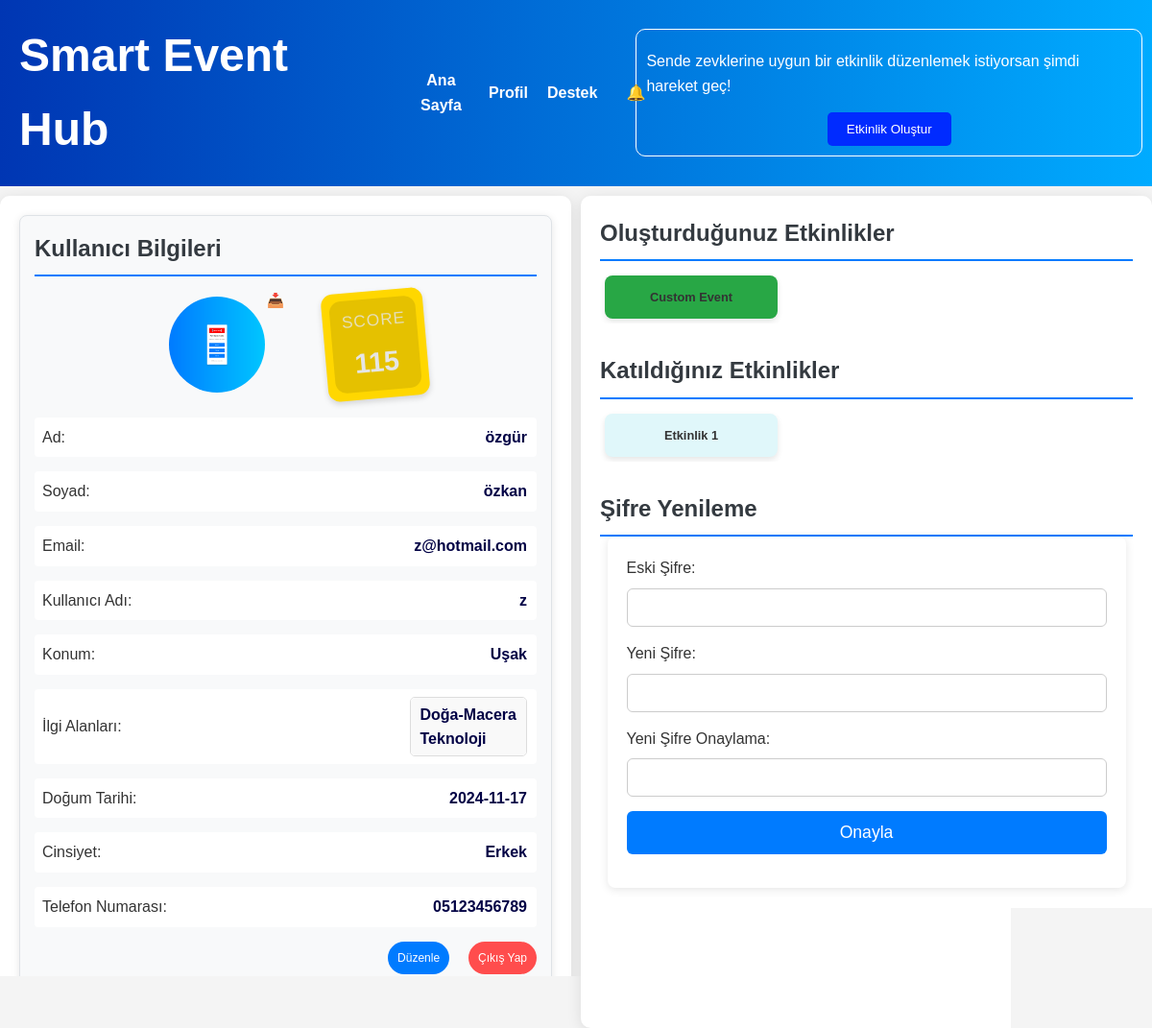
The page /profile (signed in) on the database as committed earlier.
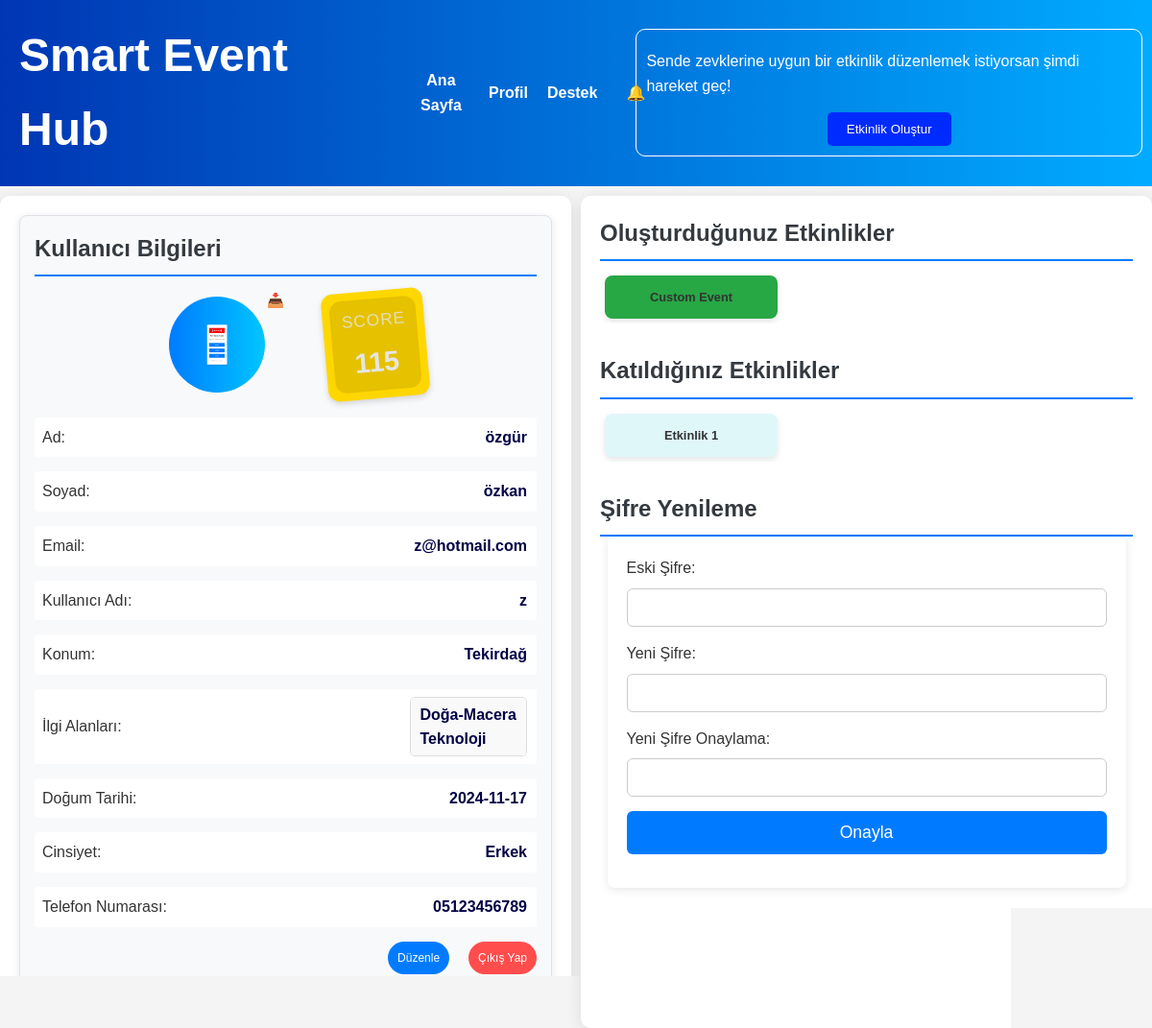
The same page on the database as committed later.
### tables this page shows
CREATE TABLE users (
        ID INTEGER PRIMARY KEY AUTOINCREMENT,
        username TEXT NOT NULL UNIQUE,
        password TEXT NOT NULL,
        email TEXT NOT NULL UNIQUE,
        location TEXT NOT NULL,
        interests TEXT NOT NULL,
        first_name TEXT NOT NULL,
        last_name TEXT NOT NULL,
        birth_date TEXT NOT NULL,
        gender TEXT NOT NULL,
        phone_number TEXT NOT NULL UNIQUE,
        profile_photo TEXT NOT NULL,
        status TEXT NOT NULL DEFAULT 'user'
    );

### app.py (the view)
@app.route('/profile')
def profile():
    user_data = session.get('user')
    if user_data:
        print(f"User Data: {user_data}")
        interests = user_data.get('interests', [])
        if isinstance(interests, list):
            interests_list = interests
        else:
            interests_list = interests.split(', ') if interests else []
        username = user_data.get('username')
        user_events = get_created_events_by_username(username)
        attended_events = get_user_attended_events(get_user_id_by_username(username))
        user_score = get_user_score(get_user_id_by_username(username))
        return render_template('userProfile.html', user=user_data, interests=interests_list, user_events=user_events, attended_events = attended_events, score=user_score)
    else:
        flash('Lütfen önce giriş yapın!')
        return redirect(url_for('login_form'))

### database.py (called while the page is built)
def get_db_connection():
    conn = sqlite3.connect(DATABASE)
    conn.row_factory = sqlite3.Row
    return conn

def get_user_score(user_id):
    conn = sqlite3.connect(DATABASE)
    cursor = conn.cursor()
    try:
        cursor.execute('''
            SELECT points FROM scores
            WHERE user_ID = ?
        ''', (user_id,))
        result = cursor.fetchone()
        if result:
            return result[0]
        else:
            return 0
    except Exception as e:
        print(f"Bir hata oluştu: {e}")
        return None
    finally:
        conn.close()

def get_user_id_by_username(username):
    conn = sqlite3.connect(DATABASE)
    cursor = conn.cursor()
    cursor.execute("SELECT ID FROM users WHERE username = ?", (username,))
    user = cursor.fetchone()
    if user:
        return user[0]
    else:
        return None
    conn.close()

### templates/userProfile.html (shortened to what the changed rows need)
<!DOCTYPE html>
<html lang="tr">
<head>
    <link rel="stylesheet" href="{{ url_for('static', filename='css/user_style.css') }}">
</head>
<body>
{% include 'header.html' %}
<div class="profile-wrapper">
    <div class="info-container">
        <section class="user-info">
            <h2>Kullanıcı Bilgileri</h2>
            <div class="user-details">
                <div class="user-details">
                    <div class="user-info-item">
                        <p>Ad: <span class="highlight" id="first-name">{{ user.first_name }}</span></p>
                    </div>
                    <div class="user-info-item">
                        <p>Soyad: <span class="highlight" id="last-name">{{ user.last_name }}</span></p>
                    </div>
                    <div class="user-info-item">
                        <p>Email: <span class="highlight " id="email">{{ user.email }}</span></p>
                    </div>
                    <div class="user-info-item">
                        <p>Konum: <span class="highlight" id="location">{{ user.location }}</span></p>
                    </div>
                    <div class="user-info-item">
                        <p>Cinsiyet: <span class="highlight" id="gender">{{ user.gender }}</span></p>
                    </div>
                </div>
            </div>
        </section>
    </div>
    <div class="event-container">
        <h2>Oluşturduğunuz Etkinlikler</h2>
        <h2>Katıldığınız Etkinlikler</h2>
        <h2>Şifre Yenileme</h2>
    </div>
</div>
</body>
</html>

Rows that differ between the two databases and show on the page:
changed users "özgür": location "Uşak" → "Tekirdağ"
